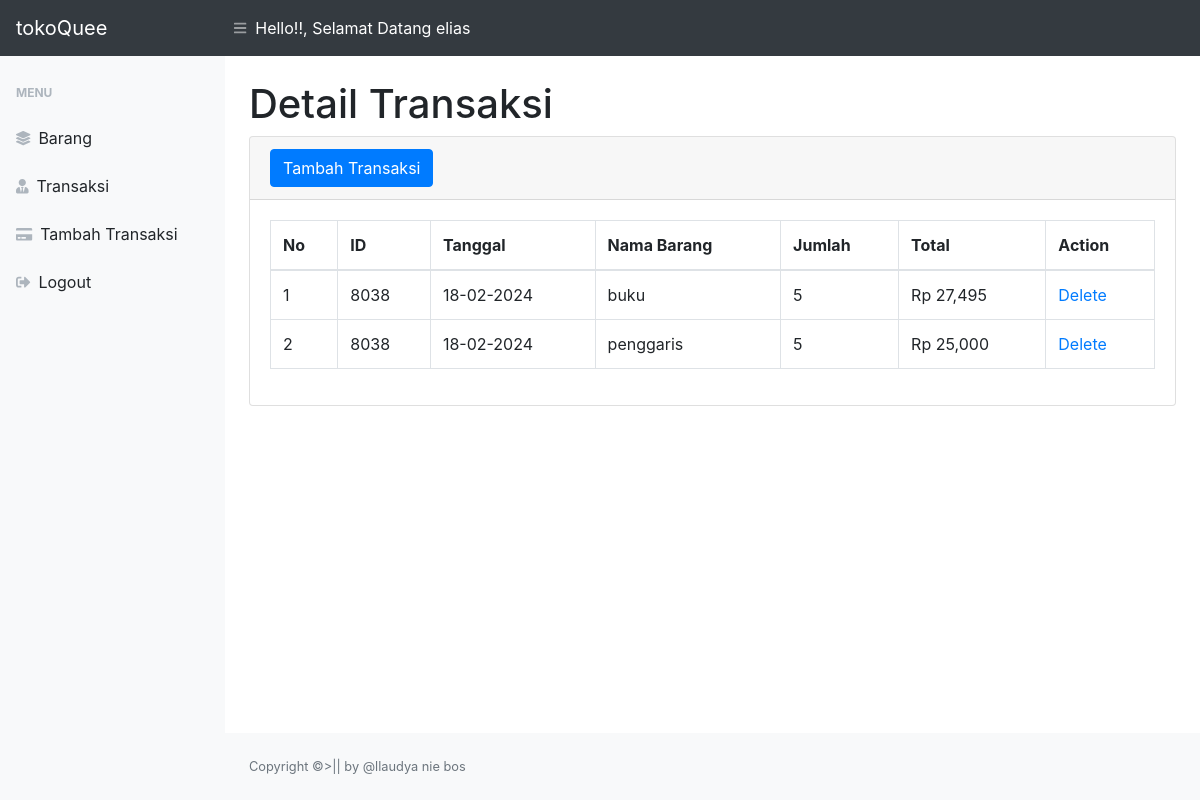
The app's page /detail_transaksi.php?id_transaksi=8038 (signed in) with its own data.
### tables this page shows
CREATE TABLE `dtl_transaksi` (
  `id` int NOT NULL,
  `id_transaksi` int DEFAULT NULL,
  `id_barang` int NOT NULL,
  `tanggal` date NOT NULL,
  `harga` int NOT NULL,
  `jumlah` int NOT NULL,
  `total` int NOT NULL
);

CREATE TABLE `barang` (
  `id_barang` int NOT NULL,
  `nama_barang` varchar(30) NOT NULL,
  `harga` int NOT NULL,
  `stok` int NOT NULL
);

### detail_transaksi.php (the view, shortened to what this page needs)
<?php
require 'function.php';
?>
<!DOCTYPE html>
<html lang="en">
<head>
    <link href="styles.css" rel="stylesheet"/>
    <link href="https://cdn.datatables.net/1.10.20/css/dataTables.bootstrap4.min.css" rel="stylesheet" />
</head>
<body class="sb-nav-fixed">
    <nav class="sb-topnav navbar navbar-expand navbar-dark bg-dark">
        <a class="navbar-brand" href="index.php">tokoQuee</a>
        <button class="btn btn-link btn-sm order-1 order-lg-0" id="sidebarToggle" onclick="opensidenav()"><i class="fas fa-bars"></i></button>
        <a><font color="white">Hello!!, Selamat Datang <?php echo $_SESSION['name']; ?></font></a>
    </nav>
    <div id="layoutSidenav">
        <div id="layoutSidenav_nav">
            <nav class="sb-sidenav accordion sb-sidenav-light" id="sidenavAccordion">
                <div class="sb-sidenav-menu">
                    <div class="nav">
                        <div class="sb-sidenav-menu-heading">Menu</div>
                        <a class="nav-link" href="home.php">
                            <div class="sb-nav-link-icon"><i class="fas fa-layer-group"></i></div>
                            Barang
                        </a>
                        <a class="nav-link" href="transaksi.php">
                            <div class="sb-nav-link-icon"><i class="fas fa-user-tie"></i></div>
                            Transaksi
                        </a>
                        <a class="nav-link" href="tambah_transaksi.php">
                            <div class="sb-nav-link-icon"><i class="fas fa-credit-card"></i></div>
                            Tambah Transaksi
                        </a>
                        <a class="nav-link" href="logout.php">
                            <div class="sb-nav-link-icon"><i class="fas fa-sign-out-alt"></i></div>
                            Logout
                        </a>
                    </div>
                </div>
            </nav>
        </div>
            <div id="layoutSidenav_content">
            <main>
                <div class="container-fluid">
                    <h1 class="mt-4">Detail Transaksi</h1>
                    <div class="card mb-4">
                       <div class="card-header">
                            <button type="button" class="btn btn-primary" data-toggle="modal" data-target="#dtltransaksimodal">
                                Tambah Transaksi
                            </button>
                        </div>
                        <div class="card-body">
                            <div class="table-responsive">
                                <table class="table table-bordered" id="dataTable" width="100%" cellspacing="0">
                                    <thead>
                                        <tr>
                                            <th>No</th>
                                            <th>ID</th>
                                            <th>Tanggal</th>
                                            <th>Nama Barang</th>
                                            <th>Jumlah</th>
                                            <th>Total</th>
                                            <th>Action</th>
                                        </tr>
                                    </thead>
                                    <tbody>
                                        <?php
                                        $id_transaksi = $_GET['id_transaksi'];
                                        $get = mysqli_query($conn, "SELECT * FROM dtl_transaksi left join barang on dtl_transaksi.id_barang=barang.id_barang where dtl_transaksi.id_transaksi = $id_transaksi");
                                        $i=1;
                                        while ($p = mysqli_fetch_array($get)) {
                                            $id_transaksi = $p['id_transaksi'];
                                            $tanggal = $p['tanggal'];
                                            $nama_barang = $p['nama_barang'];
                                            $jumlah = $p['jumlah'];
                                            $total = $p['total'];
                                        ?>
                                        <tr>
                                                <td><?= $i++ ?></td>
                                                <td><?= $id_transaksi ?></td>
                                                <td><?= date('d-m-Y', strtotime($tanggal)) ?></td>
                                                <td><?= $nama_barang ?></td>
                                                <td><?= $jumlah ?></td>
                                                <td>Rp <?php echo number_format($total) ?></td>
                                                <td>
                                                     <a href="delete.php?id_barang=<?=$p['id_barang'];?>">Delete</a>
                                                </td>
                                        </tr>
                                            <?php
                                        };
                                        ?>
                                    </tbody>
                                </table>
                            </div>
                        </div>
                    </div>
                </div>
            </main>
            <footer class="py-4 bg-light mt-auto">
                <div class="container-fluid">
                    <div class="d-flex align-items-center justify-content-between small">
                        <div class="text-muted">Copyright &copy;>|| by @llaudya nie bos</div>
                    </div>
                </div>
            </footer>
        </div>
    </div>
    </body>
</html>

### records on screen
dtl_transaksi: id_transaksi "8038", tanggal "18-02-2024", id_barang.nama_barang "buku", jumlah "5", total "27,495"
dtl_transaksi: id_transaksi "8038", tanggal "18-02-2024", id_barang.nama_barang "penggaris", jumlah "5", total "25,000"

### other values on screen
$_SESSION['name'] "elias"
